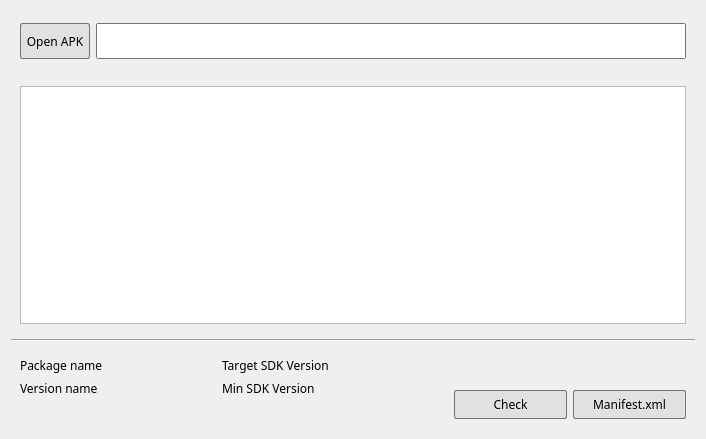
<?xml version="1.0" encoding="UTF-8"?>
<ui version="4.0">
 <class>AppcheckerWindow</class>
 <widget class="QWidget" name="AppcheckerWindow">
  <property name="geometry">
   <rect>
    <x>0</x>
    <y>0</y>
    <width>706</width>
    <height>439</height>
   </rect>
  </property>
  <property name="font">
   <font>
    <family>微软雅黑</family>
   </font>
  </property>
  <property name="windowTitle">
   <string>APK Checker</string>
  </property>
  <property name="windowIcon">
   <iconset>
    <normaloff>resources/pictures/hacker.png</normaloff>resources/pictures/hacker.png</iconset>
  </property>
  <property name="styleSheet">
   <string notr="true">QGroupBox{
	border: 0px;
}</string>
  </property>
  <layout class="QGridLayout" name="gridLayout_5">
   <item row="0" column="0" colspan="2">
    <widget class="QGroupBox" name="groupBox_1">
     <property name="maximumSize">
      <size>
       <width>16777215</width>
       <height>60</height>
      </size>
     </property>
     <property name="title">
      <string/>
     </property>
     <layout class="QGridLayout" name="gridLayout">
      <item row="0" column="0">
       <widget class="QPushButton" name="openButton">
        <property name="maximumSize">
         <size>
          <width>16777215</width>
          <height>36</height>
         </size>
        </property>
        <property name="font">
         <font>
          <family>微软雅黑</family>
          <underline>false</underline>
          <strikeout>false</strikeout>
         </font>
        </property>
        <property name="styleSheet">
         <string notr="true">QGroupBox{
	border:0px
}
QPushButton{
	text-align:center;
    text-decoration:none;
    background:#e1e1e1;
    color:#000000;

    padding: 5px 5px 5px 5px;
    font-weight:light;
    border-radius:2px;
	border:1px solid #747474;
	white-space: nowrap;
}

QPushButton::checked,QPushButton::hover{
	background-image: url(&quot;ui/resources/pictures/blue_menu.png&quot;);
	color:#ffffff;
	font-weight: bold;
}</string>
        </property>
        <property name="text">
         <string>Open APK</string>
        </property>
        <property name="checkable">
         <bool>true</bool>
        </property>
        <property name="autoExclusive">
         <bool>true</bool>
        </property>
       </widget>
      </item>
      <item row="0" column="1">
       <widget class="QTextEdit" name="textEdit">
        <property name="maximumSize">
         <size>
          <width>16777215</width>
          <height>36</height>
         </size>
        </property>
        <property name="font">
         <font>
          <family>微软雅黑</family>
         </font>
        </property>
        <property name="styleSheet">
         <string notr="true">border-radius:2px;
border:1px solid #747474;
</string>
        </property>
        <property name="html">
         <string>&lt;!DOCTYPE HTML PUBLIC &quot;-//W3C//DTD HTML 4.0//EN&quot; &quot;http://www.w3.org/TR/REC-html40/strict.dtd&quot;&gt;
&lt;html&gt;&lt;head&gt;&lt;meta name=&quot;qrichtext&quot; content=&quot;1&quot; /&gt;&lt;style type=&quot;text/css&quot;&gt;
p, li { white-space: pre-wrap; }
&lt;/style&gt;&lt;/head&gt;&lt;body style=&quot; font-family:'微软雅黑'; font-size:9pt; font-weight:400; font-style:normal;&quot;&gt;
&lt;p style=&quot;-qt-paragraph-type:empty; margin-top:0px; margin-bottom:0px; margin-left:0px; margin-right:0px; -qt-block-indent:0; text-indent:0px; font-family:'微软雅黑','微软雅黑'; font-size:9.07563pt;&quot;&gt;&lt;br /&gt;&lt;/p&gt;&lt;/body&gt;&lt;/html&gt;</string>
        </property>
       </widget>
      </item>
     </layout>
    </widget>
   </item>
   <item row="1" column="0" colspan="2">
    <widget class="QGroupBox" name="groupBox_2">
     <property name="title">
      <string/>
     </property>
     <layout class="QGridLayout" name="gridLayout_2">
      <item row="0" column="0">
       <widget class="QTextBrowser" name="textBrowser">
        <property name="font">
         <font>
          <family>微软雅黑</family>
         </font>
        </property>
        <property name="markdown">
         <string/>
        </property>
        <property name="html">
         <string>&lt;!DOCTYPE HTML PUBLIC &quot;-//W3C//DTD HTML 4.0//EN&quot; &quot;http://www.w3.org/TR/REC-html40/strict.dtd&quot;&gt;
&lt;html&gt;&lt;head&gt;&lt;meta name=&quot;qrichtext&quot; content=&quot;1&quot; /&gt;&lt;style type=&quot;text/css&quot;&gt;
p, li { white-space: pre-wrap; }
&lt;/style&gt;&lt;/head&gt;&lt;body style=&quot; font-family:'微软雅黑'; font-size:9pt; font-weight:400; font-style:normal;&quot;&gt;
&lt;p style=&quot;-qt-paragraph-type:empty; margin-top:0px; margin-bottom:0px; margin-left:0px; margin-right:0px; -qt-block-indent:0; text-indent:0px; font-size:9.07563pt;&quot;&gt;&lt;br /&gt;&lt;/p&gt;&lt;/body&gt;&lt;/html&gt;</string>
        </property>
        <property name="overwriteMode">
         <bool>false</bool>
        </property>
        <property name="openExternalLinks">
         <bool>true</bool>
        </property>
       </widget>
      </item>
     </layout>
    </widget>
   </item>
   <item row="2" column="0" colspan="2">
    <widget class="Line" name="line">
     <property name="orientation">
      <enum>Qt::Horizontal</enum>
     </property>
    </widget>
   </item>
   <item row="3" column="0">
    <widget class="QGroupBox" name="groupBox_4">
     <property name="title">
      <string/>
     </property>
     <layout class="QGridLayout" name="gridLayout_4">
      <item row="0" column="0">
       <layout class="QGridLayout" name="gridLayoutBar">
        <item row="1" column="0">
         <widget class="QLabel" name="labelHint">
          <property name="font">
           <font>
            <family>微软雅黑</family>
           </font>
          </property>
          <property name="text">
           <string/>
          </property>
         </widget>
        </item>
        <item row="0" column="0">
         <layout class="QGridLayout" name="gridLayout_6">
          <item row="0" column="0">
           <widget class="QLabel" name="label">
            <property name="font">
             <font>
              <family>微软雅黑</family>
             </font>
            </property>
            <property name="mouseTracking">
             <bool>false</bool>
            </property>
            <property name="text">
             <string>Package name</string>
            </property>
            <property name="textInteractionFlags">
             <set>Qt::LinksAccessibleByMouse</set>
            </property>
           </widget>
          </item>
          <item row="1" column="3">
           <widget class="QLabel" name="labelMiniSDKVersion">
            <property name="font">
             <font>
              <family>微软雅黑</family>
             </font>
            </property>
            <property name="text">
             <string/>
            </property>
            <property name="textInteractionFlags">
             <set>Qt::LinksAccessibleByMouse|Qt::TextSelectableByMouse</set>
            </property>
           </widget>
          </item>
          <item row="0" column="2">
           <widget class="QLabel" name="label_4">
            <property name="font">
             <font>
              <family>微软雅黑</family>
             </font>
            </property>
            <property name="text">
             <string>Target SDK Version</string>
            </property>
           </widget>
          </item>
          <item row="0" column="1">
           <widget class="QLabel" name="labelPackage">
            <property name="font">
             <font>
              <family>微软雅黑</family>
             </font>
            </property>
            <property name="text">
             <string/>
            </property>
            <property name="textInteractionFlags">
             <set>Qt::LinksAccessibleByMouse|Qt::TextSelectableByMouse</set>
            </property>
           </widget>
          </item>
          <item row="1" column="1">
           <widget class="QLabel" name="labelVersion">
            <property name="font">
             <font>
              <family>微软雅黑</family>
             </font>
            </property>
            <property name="text">
             <string/>
            </property>
            <property name="textInteractionFlags">
             <set>Qt::LinksAccessibleByMouse|Qt::TextSelectableByMouse</set>
            </property>
           </widget>
          </item>
          <item row="0" column="3">
           <widget class="QLabel" name="labelSDKVersion">
            <property name="font">
             <font>
              <family>微软雅黑</family>
             </font>
            </property>
            <property name="text">
             <string/>
            </property>
            <property name="textInteractionFlags">
             <set>Qt::LinksAccessibleByMouse|Qt::TextSelectableByMouse</set>
            </property>
           </widget>
          </item>
          <item row="1" column="0">
           <widget class="QLabel" name="label_2">
            <property name="font">
             <font>
              <family>微软雅黑</family>
             </font>
            </property>
            <property name="text">
             <string>Version name</string>
            </property>
           </widget>
          </item>
          <item row="1" column="2">
           <widget class="QLabel" name="label_3">
            <property name="font">
             <font>
              <family>微软雅黑</family>
             </font>
            </property>
            <property name="text">
             <string>Min SDK Version</string>
            </property>
           </widget>
          </item>
         </layout>
        </item>
       </layout>
      </item>
     </layout>
    </widget>
   </item>
   <item row="3" column="1">
    <widget class="QGroupBox" name="groupBox_3">
     <property name="minimumSize">
      <size>
       <width>200</width>
       <height>0</height>
      </size>
     </property>
     <property name="maximumSize">
      <size>
       <width>250</width>
       <height>120</height>
      </size>
     </property>
     <property name="title">
      <string/>
     </property>
     <layout class="QGridLayout" name="gridLayout_3">
      <item row="1" column="0">
       <widget class="QPushButton" name="checkButton">
        <property name="maximumSize">
         <size>
          <width>16777215</width>
          <height>16777215</height>
         </size>
        </property>
        <property name="font">
         <font>
          <family>微软雅黑</family>
          <underline>false</underline>
          <strikeout>false</strikeout>
         </font>
        </property>
        <property name="styleSheet">
         <string notr="true">QGroupBox{
	border:0px
}
QPushButton{
	text-align:center;
    text-decoration:none;
    background:#e1e1e1;
    color:#000000;

    padding: 5px 5px 5px 5px;
    font-weight:light;
    border-radius:2px;
	border:1px solid #747474;
	white-space: nowrap;
}

QPushButton::checked,QPushButton::hover{
	background-image: url(&quot;ui/resources/pictures/blue_menu.png&quot;);
	color:#ffffff;
	font-weight: bold;
}</string>
        </property>
        <property name="text">
         <string>Check</string>
        </property>
       </widget>
      </item>
      <item row="1" column="1">
       <widget class="QPushButton" name="fullInfoButton">
        <property name="maximumSize">
         <size>
          <width>16777215</width>
          <height>16777215</height>
         </size>
        </property>
        <property name="font">
         <font>
          <family>微软雅黑</family>
          <underline>false</underline>
          <strikeout>false</strikeout>
         </font>
        </property>
        <property name="styleSheet">
         <string notr="true">QGroupBox{
	border:0px
}
QPushButton{
	text-align:center;
    text-decoration:none;
    background:#e1e1e1;
    color:#000000;

    padding: 5px 5px 5px 5px;
    font-weight:light;
    border-radius:2px;
	border:1px solid #747474;
	white-space: nowrap;
}

QPushButton::checked,QPushButton::hover{
	background-image: url(&quot;ui/resources/pictures/blue_menu.png&quot;);
	color:#ffffff;
	font-weight: bold;
}</string>
        </property>
        <property name="text">
         <string>Manifest.xml</string>
        </property>
       </widget>
      </item>
      <item row="0" column="0" colspan="2">
       <layout class="QHBoxLayout" name="horizontalLayoutIcon">
        <item>
         <widget class="QLabel" name="labelGoogle">
          <property name="maximumSize">
           <size>
            <width>40</width>
            <height>40</height>
           </size>
          </property>
          <property name="text">
           <string/>
          </property>
          <property name="pixmap">
           <pixmap>resources/pictures/google-play.png</pixmap>
          </property>
          <property name="scaledContents">
           <bool>true</bool>
          </property>
          <property name="openExternalLinks">
           <bool>true</bool>
          </property>
         </widget>
        </item>
        <item>
         <widget class="QLabel" name="labelApkpure">
          <property name="maximumSize">
           <size>
            <width>40</width>
            <height>40</height>
           </size>
          </property>
          <property name="text">
           <string/>
          </property>
          <property name="pixmap">
           <pixmap>resources/pictures/apkpure.png</pixmap>
          </property>
          <property name="scaledContents">
           <bool>true</bool>
          </property>
          <property name="openExternalLinks">
           <bool>true</bool>
          </property>
         </widget>
        </item>
        <item>
         <widget class="QLabel" name="labelCombo">
          <property name="maximumSize">
           <size>
            <width>40</width>
            <height>40</height>
           </size>
          </property>
          <property name="text">
           <string/>
          </property>
          <property name="pixmap">
           <pixmap>resources/pictures/apkcombo.png</pixmap>
          </property>
          <property name="scaledContents">
           <bool>true</bool>
          </property>
          <property name="openExternalLinks">
           <bool>true</bool>
          </property>
         </widget>
        </item>
       </layout>
      </item>
     </layout>
    </widget>
   </item>
  </layout>
 </widget>
 <resources/>
 <connections/>
</ui>
